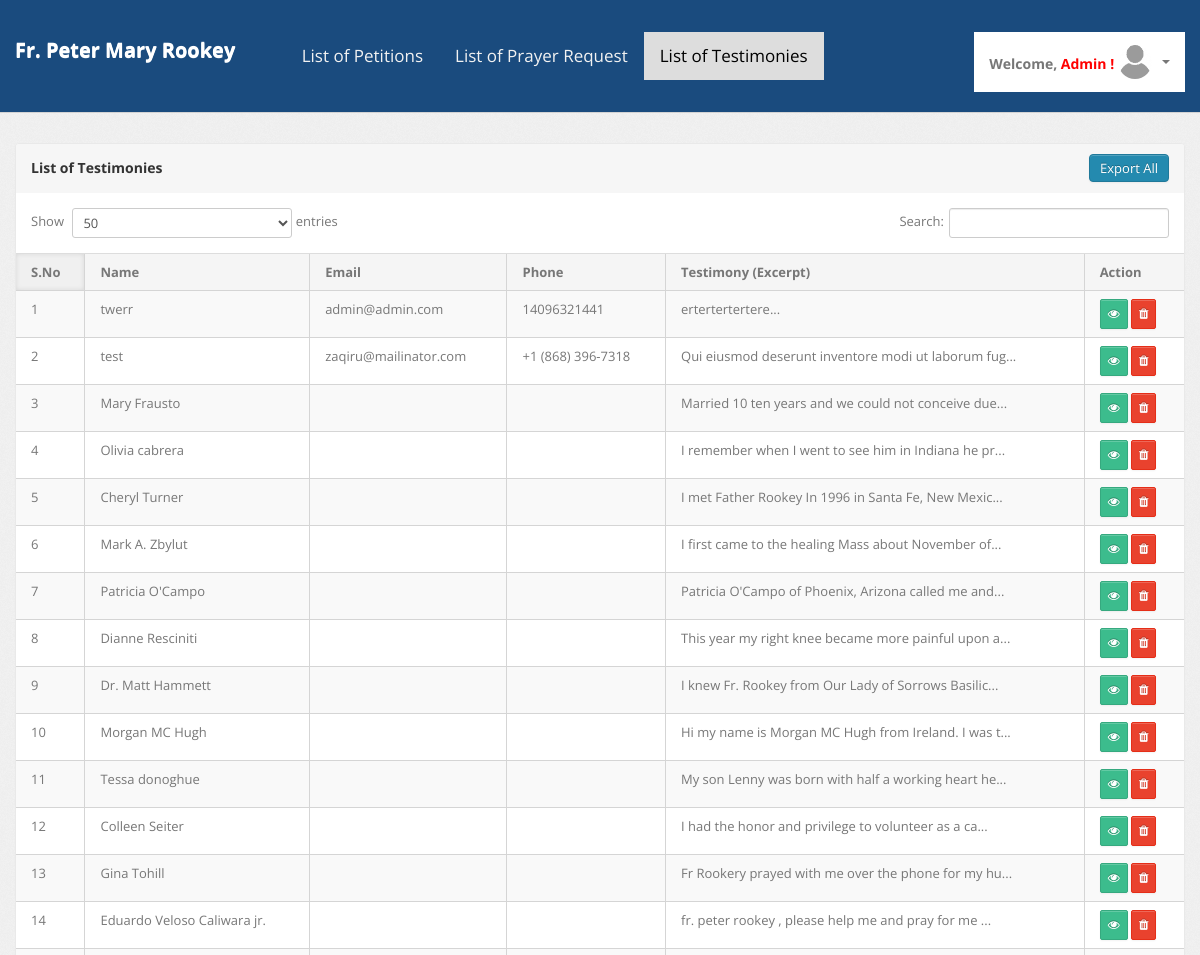
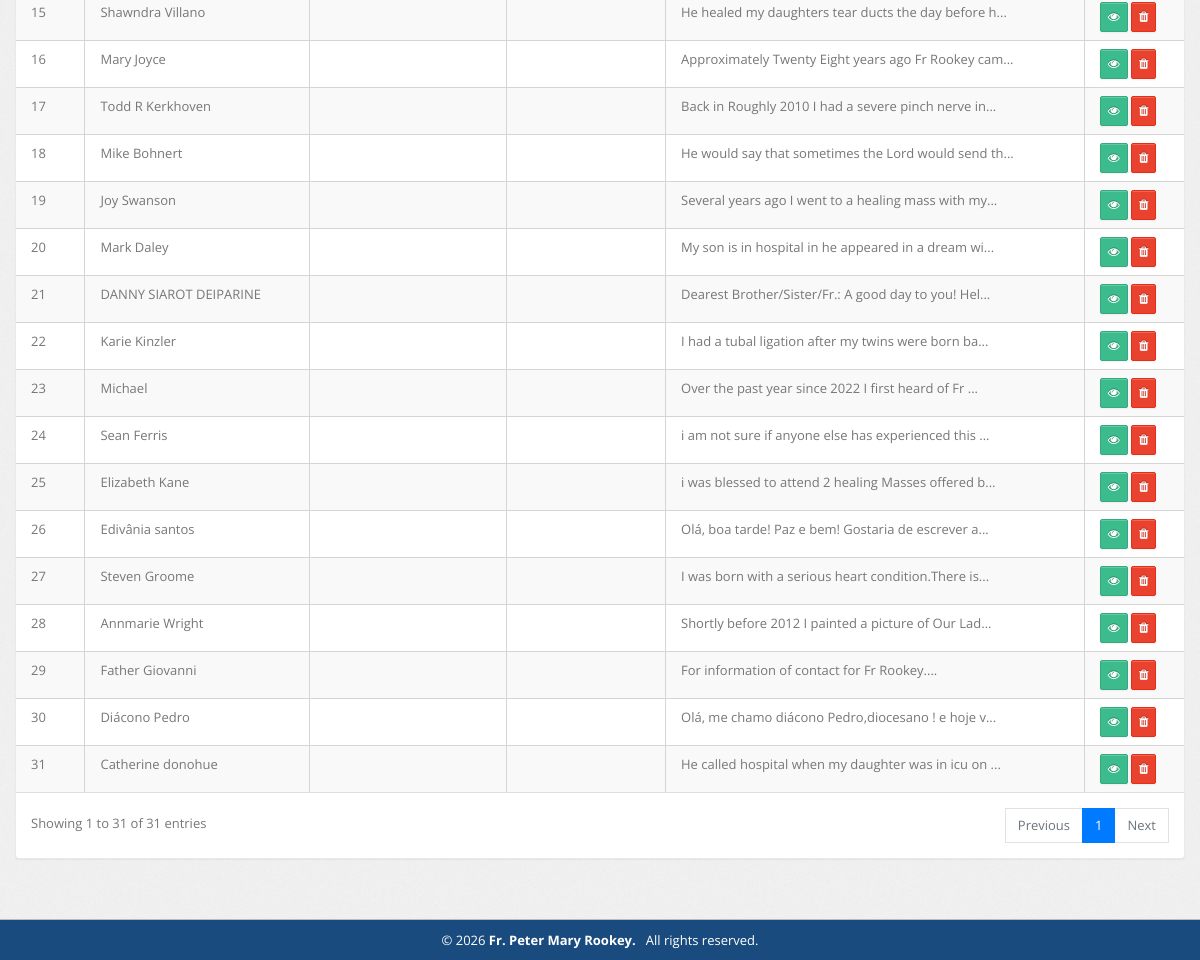
/admin-dashboard/memories-list.php (signed in), run on the app's committed database (2 pictures, top to bottom).
### tables this page shows
CREATE TABLE IF NOT EXISTS `testimonials` (
  `id` int unsigned NOT NULL AUTO_INCREMENT,
  `name` varchar(255) NOT NULL,
  `email` varchar(255) NOT NULL,
  `phone` varchar(50) NOT NULL,
  `testimony` text NOT NULL,
  `file_path` varchar(255) DEFAULT NULL,
  `created_at` timestamp NULL DEFAULT CURRENT_TIMESTAMP,
  PRIMARY KEY (`id`)
);

### admin-dashboard/memories-list.php (the view, shortened to what this page needs)
<?php
    require('config.php');
?>
<!DOCTYPE html>
<html lang="en">
    <head>
        <link type="text/css" href="bootstrap/css/bootstrap.min.css" rel="stylesheet">
        <link type="text/css" href="bootstrap/css/bootstrap-responsive.min.css" rel="stylesheet">
        <link type="text/css" href="css/theme.css" rel="stylesheet">
        <link type="text/css" href="images/icons/css/font-awesome.css" rel="stylesheet">
        <link rel="stylesheet" href="https://cdnjs.cloudflare.com/ajax/libs/font-awesome/4.7.0/css/font-awesome.min.css">
    </head>
    <body>
        <div class="navbar navbar-fixed-top">
            <div class="navbar-inner">
               <?php include_once('top-header.php');?>
            </div>
        </div>
        <div class="wrapper">
            <div class="container">
                <div class="row">
                    <div class="span12">
                        <div class="content">
                            <div class="module">
                            	<div class="module-head">
                                  <div class="flex-div title">
                                    <h3>List of Testimonies</h3>
                                  </div>
                                  <div class="flex-div button">
                                      <form method="post" action="export_testimonies.php">
                                          <input type="submit" name="export" class="btn btn-primary export-btn" value="Export All">
                                      </form>
                                  </div>
                                </div>
                                <div class="module-body table">
                                    <table id="example" class="display table table-bordered table-striped" width="100%" style="width:100%">
                                        <thead>
                                            <tr>
                                                <th>S.No</th>
                                                <th>Name</th>
                                                <th>Email</th>
                                                <th>Phone</th>
                                                <th>Testimony (Excerpt)</th>
                                                <th>Action</th>
                                            </tr>
                                        </thead>
                                        <tbody>
                                        	<?php	$i=1;
												$sql = "SELECT * FROM `testimonials` ORDER BY `id` DESC";
                                                $query = $conn->query($sql);
                                                if($query) {
                                                    while($row = $query->fetch_assoc()) {
                                                        $excerpt = substr(strip_tags($row['testimony']), 0, 50) . '...';
                                                        echo
                                                        "<tr>
                                                            <td>".$i."</td>
                                                            <td>".htmlspecialchars($row['name'])."</td>
                                                            <td>".htmlspecialchars($row['email'])."</td>
                                                            <td>".htmlspecialchars($row['phone'])."</td>
                                                            <td>".$excerpt."</td>
                                                            <td>
                                                            <a href='memories-view.php?id=".$row['id']."' class='btn btn-success btn-sm'  title='View'><i class='fa fa-eye' aria-hidden='true'></i></a>
                                                            <a href='memories-delete.php?id=".$row['id']."' class='btn btn-danger btn-sm'  title='Delete'><i class='fa fa-trash' aria-hidden='true'></i></a>
                                                            </td>
                                                        </tr>";
                                                        $i++;
                                                    }
                                                }
											?>
										</tbody>
                                    </table>
                                </div>
                            </div>
                        </div>
                    </div>
                </div>
            </div>
        </div>
        <div class="footer">
            <div class="container">
                <?php include_once('footer.php');?>
            </div>
        </div>
	</body>
</html>

### data on the page
testimonials: name "twerr", email "admin@admin.com", phone "14096321441", testimony "ertertertertere..."
testimonials: name "test", email "zaqiru@mailinator.com", phone "+1 (868) 396-7318", testimony "Qui eiusmod deserunt inventore modi ut laborum fug..."
testimonials: name "Mary Frausto", testimony "Married 10 ten years and we could not conceive due..."
testimonials: name "Olivia cabrera", testimony "I remember when I went to see him in Indiana he pr..."
testimonials: name "Cheryl Turner", testimony "I met Father Rookey In 1996 in Santa Fe, New Mexic..."
testimonials: name "Mark A. Zbylut", testimony "I first came to the healing Mass about November of..."
testimonials: name "Patricia O'Campo", testimony "Patricia O'Campo of Phoenix, Arizona called me and..."
testimonials: name "Dianne Resciniti", testimony "This year my right knee became more painful upon a..."
testimonials: name "Dr. Matt Hammett", testimony "I knew Fr. Rookey from Our Lady of Sorrows Basilic..."
testimonials: name "Morgan MC Hugh", testimony "Hi my name is Morgan MC Hugh from Ireland. I was t..."
testimonials: name "Tessa donoghue", testimony "My son Lenny was born with half a working heart he..."
testimonials: name "Colleen Seiter", testimony "I had the honor and privilege to volunteer as a ca..."
testimonials: name "Gina Tohill", testimony "Fr Rookery prayed with me over the phone for my hu..."
testimonials: name "Eduardo Veloso Caliwara jr.", testimony "fr. peter rookey , please help me and pray for me ..."
testimonials: name "Shawndra Villano", testimony "He healed my daughters tear ducts the day before h..."
testimonials: name "Mary Joyce", testimony "Approximately Twenty Eight years ago Fr Rookey cam..."
testimonials: name "Todd R Kerkhoven", testimony "Back in Roughly 2010 I had a severe pinch nerve in..."
testimonials: name "Mike Bohnert", testimony "He would say that sometimes the Lord would send th..."
testimonials: name "Joy Swanson", testimony "Several years ago I went to a healing mass with my..."
testimonials: name "Mark Daley", testimony "My son is in hospital in he appeared in a dream wi..."
testimonials: name "DANNY SIAROT DEIPARINE", testimony "Dearest Brother/Sister/Fr.: A good day to you! Hel..."
testimonials: name "Karie Kinzler", testimony "I had a tubal ligation after my twins were born ba..."
testimonials: name "Michael", testimony "Over the past year since 2022 I first heard of Fr ..."
testimonials: name "Sean Ferris", testimony "i am not sure if anyone else has experienced this ..."
testimonials: name "Elizabeth Kane", testimony "i was blessed to attend 2 healing Masses offered b..."
testimonials: name "Edivânia santos", testimony "Olá, boa tarde! Paz e bem! Gostaria de escrever a..."
testimonials: name "Steven Groome", testimony "I was born with a serious heart condition.There is..."
testimonials: name "Annmarie Wright", testimony "Shortly before 2012 I painted a picture of Our Lad..."
testimonials: name "Father Giovanni", testimony "For information of contact for Fr Rookey...."
testimonials: name "Diácono Pedro", testimony "Olá, me chamo diácono Pedro,diocesano ! e hoje v..."
testimonials: name "Catherine donohue", testimony "He called hospital when my daughter was in icu on ..."

### other printed values
APPNAME "Fr. Peter Mary Rookey"
